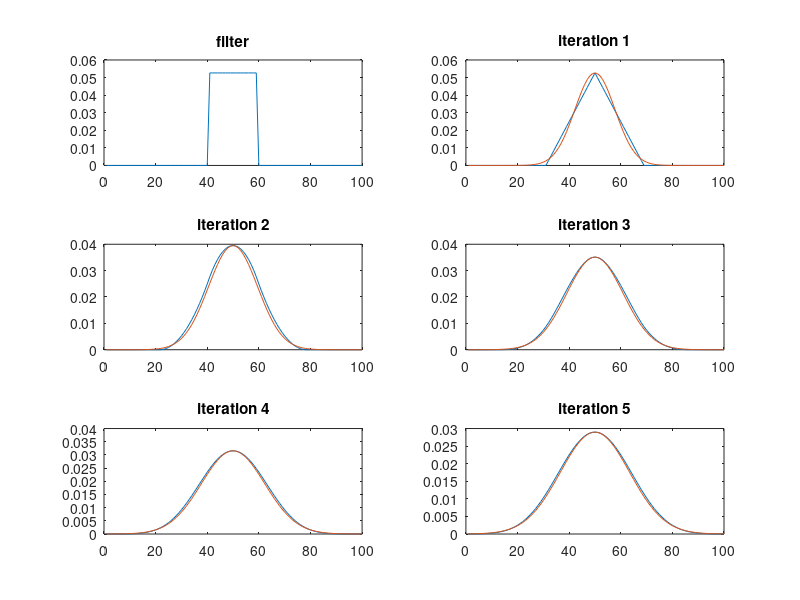

MATLAB code to generate this figure:
function box_demo

r = 100; % graph x-axis range

% filter
filter = ones(1,19);
%filter = rand(1,19); % random filter!
filter = filter / sum(filter); % normalise

% filter inserted into the graph x=axis
a = zeros(1,r);
a(41:(41+length(filter)-1)) = filter;

subplot(3,2,1)
plot(a);
title('filter');

for i=1:5
    a = conv(a, filter, 'same');
    a = a(1:r);

    % fit a gaussian
    n = sum(a); % number of elements
    m = sum(a .* [1:r]) / n; % mean
    s = sqrt(sum(a .* ([1:r] - m).^2) / n); % standard deviation

    x = [1:r];
    scale = max(a);
    data = scale*exp(-(x-m).^2/(2*s*s)); 

    % plot the graph
    subplot(3,2,i+1);
    plot(x,a,x,data);
    txt = sprintf('iteration %d', i);
    title(txt);
end